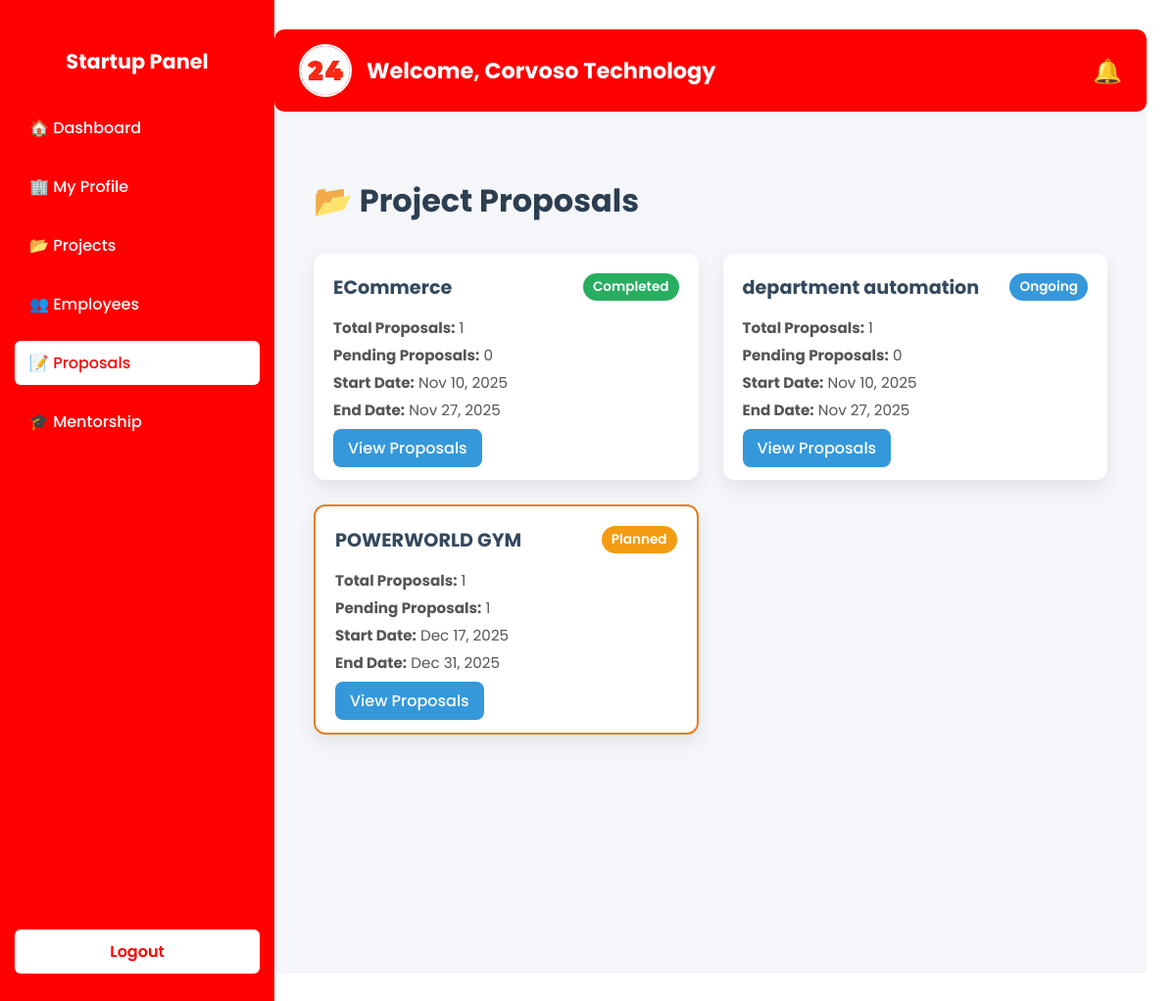
/startup/proposals/ (signed in), run on an earlier commit of the app's database.
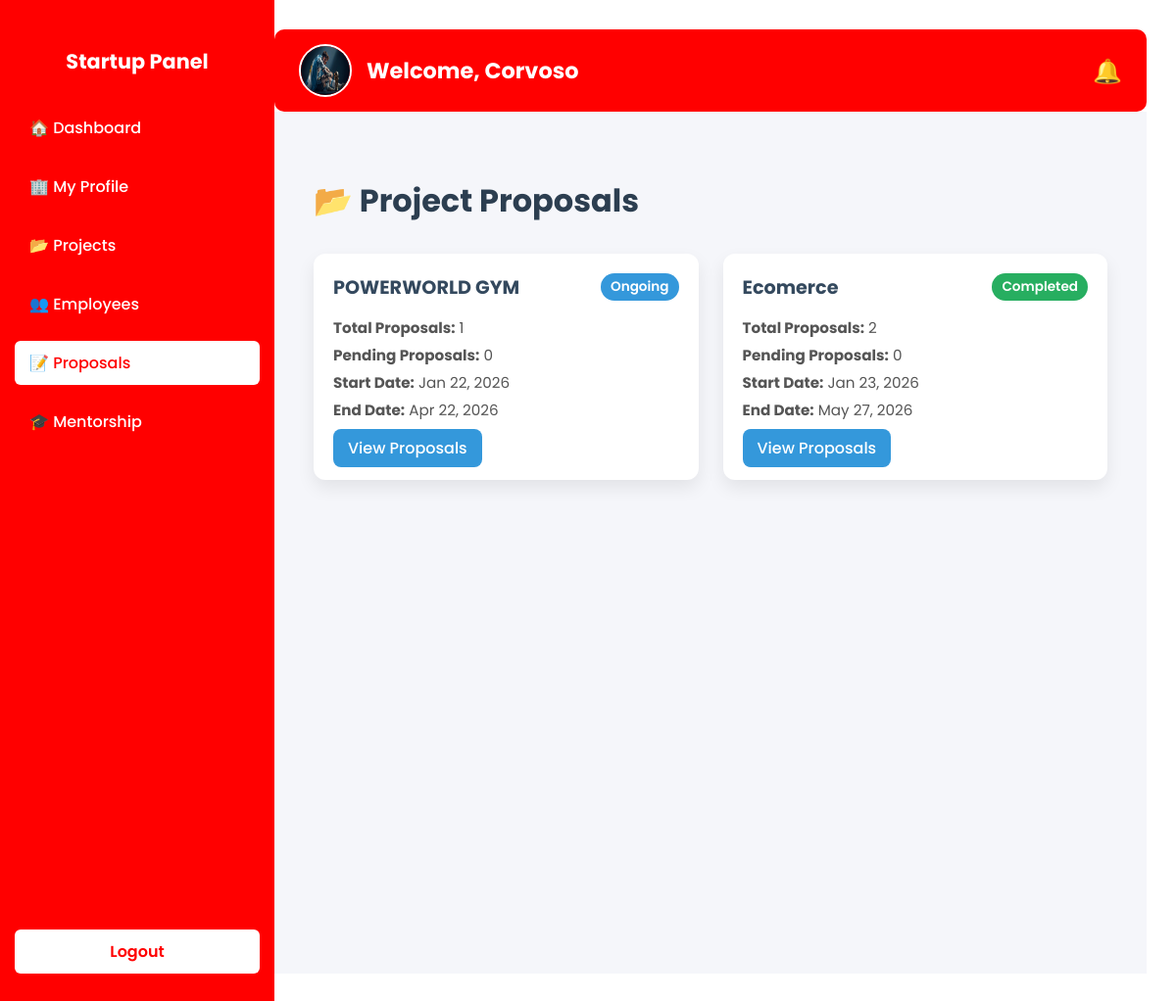
And on a later commit of the database.
### startup/models.py (models this page shows, shortened)
class StartupProfile(models.Model):
    user = models.OneToOneField(CustomUser, on_delete=models.CASCADE, related_name="startup_profile")
    startup_name = models.CharField(max_length=100)
    description = models.TextField(blank=True, null=True)
    website = models.URLField(blank=True, null=True)
    founded_date = models.DateField(blank=True, null=True)
    industry = models.CharField(max_length=100, blank=True, null=True)
    logo = models.ImageField(upload_to='startup_logos/', blank=True, null=True)  # changed to ImageField

### projects/models.py (models this page shows, shortened)
class Project(models.Model):
    startup = models.ForeignKey(StartupProfile, on_delete=models.CASCADE, related_name="projects")
    name = models.CharField(max_length=200)
    description = models.TextField()
    requirements_file = models.FileField(upload_to='project_requirements/', blank=True, null=True)  # Local file storage
    start_date = models.DateField()
    end_date = models.DateField(blank=True, null=True)
    status = models.CharField(max_length=20, choices=[
        ('PLANNED', 'Planned'),
        ('ONGOING', 'Ongoing'),
        ('COMPLETED', 'Completed')
    ], default='PLANNED')
    assigned_to_freelancers = models.BooleanField(default=False)
    employees_assigned = models.ManyToManyField(Employee, blank=True, related_name='projects')

### startup/views.py (the view)
# urls.py: path('proposals/', views.project_proposals, name='project_proposals'),
@login_required
def project_proposals(request):
    startup = request.user.startup_profile
    projects_with_proposals = Project.objects.filter(
        startup=startup,
        proposals__isnull=False
    ).annotate(
        pending_count=Count('proposals', filter=Q(proposals__status='PENDING'))
    ).distinct()
    return render(request, 'project_proposals_list.html', {
        'profile': startup,
        'projects': projects_with_proposals
    })

### startup/templates/project_proposals_list.html (shortened to what this page needs)
{% extends 'base_startup.html' %}
{% load static %}
{% block content %}
<div class="page-container">
    <h2 class="page-title">📂 Project Proposals</h2>
    {% if projects %}
    <div class="projects-grid">
        {% for project in projects %}
        <div class="project-card {% if project.pending_count > 0 %}highlight{% endif %}">
            <div class="project-header">
                <h3>{{ project.name }}</h3>
                <span class="status {{ project.status|lower }}">{{ project.get_status_display }}</span>
            </div>
            <div class="project-info">
                <p><strong>Total Proposals:</strong> {{ project.proposals.count }}</p>
                <p><strong>Pending Proposals:</strong> {{ project.pending_count }}</p>
                <p><strong>Start Date:</strong> {{ project.start_date|date:"M d, Y" }}</p>
                <p><strong>End Date:</strong>
                    {% if project.end_date %}
                    {{ project.end_date|date:"M d, Y" }}
                    {% else %}
                    N/A
                    {% endif %}
                </p>
            </div>
            <div class="project-actions">
                <a href="{% url 'startup:project_proposals_detail' project.id %}" class="btn btn-primary">View
                    Proposals</a>
            </div>
        </div>
        {% endfor %}
    </div>
    {% else %}
    <p class="no-projects">No projects have received proposals yet.</p>
    {% endif %}
</div>
{% endblock %}

### startup/templates/base_startup.html (shortened to what this page needs)
{% load static %}
<!DOCTYPE html>
<html lang="en">
<head>
</head>
<body>
    <nav class="sidebar">
        <div>
            <h2>Startup Panel</h2>
            <ul>
                <li>
                    <a href="{% url 'startup:startup_dashboard' %}"
                    class="{% if request.path == '/startup/dashboard/' or request.path == '/startup/dashboard/' %}active{% endif %}">🏠 Dashboard</a>
                </li>
                <li>
                <a href="{% url 'startup:stprofile_detail' %}"
                class="{% if '/startup/profile/' in request.path %}active{% endif %}">
                🏢 My Profile
                </a>
                </li>
                <li>
                    <a href="{% url 'startup:startup_projects' %}"
                        class="{% if '/startup/projects/' in request.path %}active{% endif %}">📂 Projects</a>
                </li>
                <li>
                    <a href="{% url 'startup:startup_employees' %}"
                        class="{% if '/startup/employees/' in request.path %}active{% endif %}">👥 Employees</a>
                </li>
                <li>
                    <a href="{% url 'startup:project_proposals' %}"
                        class="{% if '/startup/proposals/' in request.path %}active{% endif %}">📝 Proposals</a>
                </li>
                <li>
                    <a href="{% url 'startup:startup_sessions' %}"
                        class="{% if '/startup/sessions/' in request.path %}active{% endif %}">🎓 Mentorship</a>
                </li>
            </ul>
        </div>
        <div class="logout">
            <a href="{% url 'logout' %}">Logout</a>
        </div>
    </nav>
    <div class="main-content">
        <header>
            <div class="header-left">
                {% if profile.logo %}
                    <img src="{{ profile.logo.url }}" alt="Logo">
                {% else %}
                    <img src="{% static 'images/logo.png' %}" alt="Logo">
                {% endif %}
                <h1>Welcome, {{ profile.startup_name }}</h1>
            </div>
            <div class="header-right notification">
                🔔
            </div>
        </header>
        {% block content %}{% endblock %}
    </div>
</body>
</html>

### startup/templates/base_startup.html (style rules this page uses)
:root { --red: #ff0000; --light-red: #e53935; --white: #fff; --light-gray: #ffffff; --dark-gray: #444; }
body { margin: 0; font-family: 'Poppins', sans-serif; background-color: var(--light-gray); display: flex; min-height: 100vh; color: var(--dark-gray); }
.sidebar { width: 250px; background-color: var(--red); padding: 30px 15px; display: flex; flex-direction: column; justify-content: space-between; position: fixed; top: 0; bottom: 0; }
.sidebar h2 { text-align: center; color: var(--white); font-size: 1.3rem; margin-bottom: 30px; }
.sidebar ul { list-style: none; padding: 0; }
.sidebar ul li { margin: 15px 0; }
.sidebar ul li a { color: var(--white); text-decoration: none; display: block; padding: 10px 15px; border-radius: 6px; transition: 0.3s; font-weight: 500; }
.sidebar ul li a:hover, .sidebar ul li a.active { background-color: var(--white); color: var(--red); }
.logout a { background: var(--white); padding: 10px 15px; border-radius: 6px; text-decoration: none; color: var(--red); font-weight: 600; display: block; text-align: center; transition: 0.3s; }
.main-content { margin-left: 250px; padding: 30px; width: 100%; }
header { background-color: var(--red); color: var(--white); padding: 15px 25px; display: flex; justify-content: space-between; align-items: center; border-radius: 10px; flex-wrap: wrap; }
.header-left { display: flex; align-items: center; gap: 15px; }
.header-left img { height: 50px; width: 50px; border-radius: 50%; border: 2px solid white; }
.header-left h1 { font-size: 1.4rem; margin: 0; }
.header-right { position: relative; cursor: pointer; font-size: 1.5rem; }

### startup/templates/project_proposals_list.html (style rules this page uses)
.page-container { padding: 40px; background-color: #f5f6fa; min-height: 100vh; }
.page-title { font-size: 2rem; margin-bottom: 30px; color: #2c3e50; }
.projects-grid { display: grid; grid-template-columns: repeat(auto-fit, minmax(280px, 1fr)); gap: 25px; }
.project-card { background: #fff; border-radius: 12px; padding: 20px; box-shadow: 0 8px 18px rgba(0, 0, 0, 0.08); transition: transform 0.2s, box-shadow 0.2s, border 0.2s; }
.project-header { display: flex; justify-content: space-between; align-items: center; margin-bottom: 15px; }
.project-header h3 { margin: 0; font-size: 1.2rem; color: #34495e; }
.status { padding: 4px 10px; border-radius: 20px; font-size: 0.85rem; font-weight: 600; color: #fff; }
.status.ongoing { background: #3498db; }
.status.completed { background: #27ae60; }
.project-info p { margin: 5px 0; font-size: 0.95rem; color: #555; }
.project-actions { margin-top: 15px; }
.btn-primary { background-color: #3498db; color: #fff; padding: 8px 15px; border-radius: 8px; text-decoration: none; font-weight: 500; transition: background 0.3s; }

What changed in the data, as far as the page shows it:
removed Project: name "department automation", status "Ongoing", proposals.count "1", pending_count "0", start_date "Nov 10, 2025", end_date "Nov 27, 2025"
removed Project: name "POWERWORLD GYM", status "Planned", proposals.count "1", pending_count "1", start_date "Dec 17, 2025", end_date "Dec 31, 2025"
changed StartupProfile: logo: a different picture; startup_name "Corvoso Technology" → "Corvoso"
added Project: name "POWERWORLD GYM", status "Ongoing", proposals.count "1", pending_count "0", start_date "Jan 22, 2026", end_date "Apr 22, 2026"
changed Project "Completed": name "ECommerce" → "Ecomerce"; proposals.count "1" → "2"; start_date "Nov 10, 2025" → "Jan 23, 2026"; end_date "Nov 27, 2025" → "May 27, 2026"
